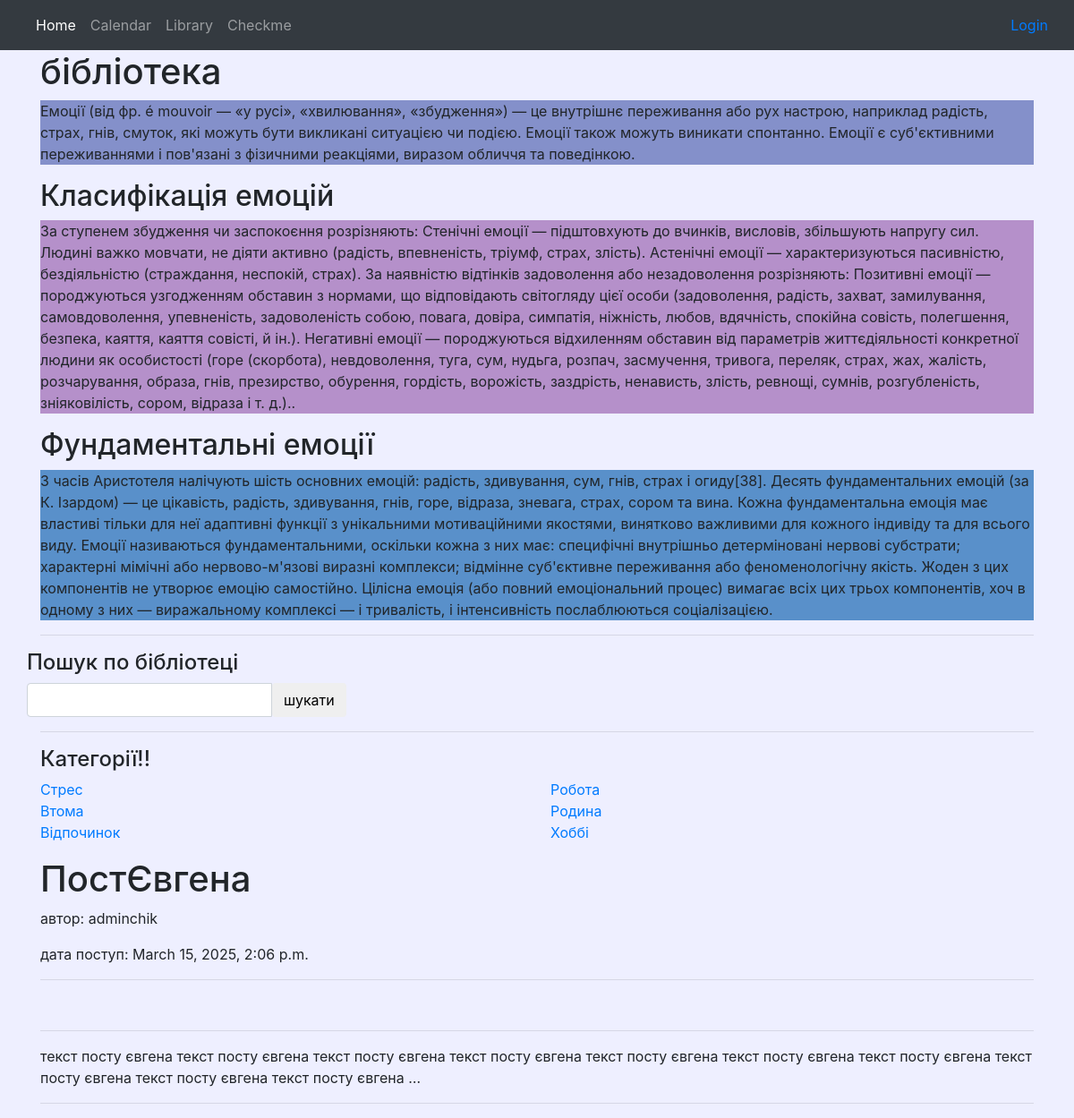
/post/1, run on the app's committed database.
### mainapp/models.py (models this page shows, shortened)
class Category(models.Model):
    name = models.CharField(max_length=30, verbose_name = "Назва")
    class Meta:
        verbose_name = "Категорія"
        verbose_name_plural = "Категорії"

class Post(models.Model):
    title = models.CharField(max_length=30, verbose_name = "Заголовок посту")
    content = models.TextField(verbose_name = "Опис посту")
    published_date = models.DateTimeField(auto_created=True, verbose_name = "Дата та час посту")
    category = models.ForeignKey(Category, on_delete=models.CASCADE, verbose_name = "Категорія")
    user = models.ForeignKey(User, on_delete=models.CASCADE, verbose_name = "Автор")
    poster = models.URLField(
        default="https://images.pexels.com/photos/147465/pexels-photo-147465.jpeg?auto=compress&cs=tinysrgb&w=600",
        verbose_name = "Постер")
    teg = models.ManyToManyField(Teg, blank=True, related_name='posts', verbose_name="Хештеги")
    class Meta:
        verbose_name = "ПостБложний"
        verbose_name_plural = "ПостиБложні"

### mainapp/views.py (the view)
# urls.py: path('post/<int:id>', views.post, name='post'),
def post(request, id=None):
    post = get_object_or_404(Post, pk=id)
    context={"post": post}
    context.update(get_categories())
    return  render(request, 'mainapp/post.html', context=context)

### mainapp/views.py (called while the page is built)
def get_categories():
    all = Category.objects.all()
    count = all.count()
    return {
        "cat1":all[:count//2],
        "cat2":all[count//2:]
    }

### templates/mainapp/post.html (shortened to what this page needs)
{% extends 'base.html' %}
{% block content %}
{% load static %}
<link href="{% static 'mainapp/for_lib.css'%}" rel="stylesheet">
<h1>бібліотека</h1>
<p style="background-color:rgb(132, 144, 202);">Емоції (від фр. é mouvoir — «у русі», «хвилювання», «збудження») — це внутрішнє переживання або рух настрою, наприклад радість, страх, гнів, смуток, які можуть бути викликані ситуацією чи подією. Емоції також можуть виникати спонтанно. Емоції є суб'єктивними переживаннями і пов'язані з фізичними реакціями, виразом обличчя та поведінкою.</p>
<h2>Класифікація емоцій</h2>
<p style="background-color:rgb(181, 144, 202);">За ступенем збудження чи заспокоєння розрізняють:
Стенічні емоції — підштовхують до вчинків, висловів, збільшують напругу сил. Людині важко мовчати, не діяти активно (радість, впевненість, тріумф, страх, злість).
Астенічні емоції — характеризуються пасивністю, бездіяльністю (страждання, неспокій, страх).
За наявністю відтінків задоволення або незадоволення розрізняють:
Позитивні емоції — породжуються узгодженням обставин з нормами, що відповідають світогляду цієї особи (задоволення, радість, захват, замилування, самовдоволення, упевненість, задоволеність собою, повага, довіра, симпатія, ніжність, любов, вдячність, спокійна совість, полегшення, безпека, каяття, каяття совісті, й ін.).
Негативні емоції — породжуються відхиленням обставин від параметрів життєдіяльності конкретної людини як особистості (горе (скорбота), невдоволення, туга, сум, нудьга, розпач, засмучення, тривога, переляк, страх, жах, жалість, розчарування, образа, гнів, презирство, обурення, гордість, ворожість, заздрість, ненависть, злість, ревнощі, сумнів, розгубленість, зніяковілість, сором, відраза і т. д.)..</p>
<h2>Фундаментальні емоції</h2>
<p style="background-color:rgb(89, 144, 202);">
З часів Аристотеля налічують шість основних емоцій: радість, здивування, сум, гнів, страх і огиду[38].
Десять фундаментальних емоцій (за К. Ізардом) — це цікавість, радість, здивування, гнів, горе, відраза, зневага, страх, сором та вина.
Кожна фундаментальна емоція має властиві тільки для неї адаптивні функції з унікальними мотиваційними якостями, винятково важливими для кожного індивіду та для всього виду.
Емоції називаються фундаментальними, оскільки кожна з них має:
специфічні внутрішньо детерміновані нервові субстрати;
характерні мімічні або нервово-м'язові виразні комплекси;
відмінне суб'єктивне переживання або феноменологічну якість.
Жоден з цих компонентів не утворює емоцію самостійно. Цілісна емоція (або повний емоціональний процес) вимагає всіх цих трьох компонентів, хоч в одному з них — виражальному комплексі — і тривалість, і інтенсивність послаблюються соціалізацією.</p>
<hr>
<div class="row">
    <div class="col-nd-4">
        <div class="well">
        <h4>Пошук по бібліотеці</h4>
            <form class="input-group" method="GET" action="{% url 'mainapp:search' %}">
                <input class="form-control" type="search" name="query">
                <span class="input-group-btn">
                                    <button class="btn btn-default" type="submit">
                                        <span class="glyphicon glyphicon-search">шукати</span>
                                    </button>
                </span>
            </form>
        </div>
    </div>
</div>
<hr>
<div>
    <h4>Категорії!!</h4>
    <div class="row">
        <div class="col-lg-6">
            <ul class="list-unstyled">
                {% for cat in cat1 %}
                <li>
                    <a href="{% url 'mainapp:category' name=cat.name %}">{{cat.name}}</a>
                {% endfor %}
                </li>
            </ul>
            </div>
            <div class="col-lg-6">
             <ul class="list-unstyled">
                {% for cat in cat2 %}
                <li>
                    <a href="{% url 'mainapp:category' name=cat.name %}">{{cat.name}}</a>
                {% endfor %}
                </li>
            </ul>
        </div>
    </div>
</div>
    <h1 class="page-header">
        <a >{{post.title}}  </a>
    </h1>
    <p><a>автор: {{ post.user }}</a>
    </p>
    <p>дата поступ: {{ post.published_date }}</p>
    <hr>
    <hr>
    <p> {{ post.content|truncatewords:30 }} </p>
    <hr>
{% endblock content %}

### static/mainapp/for_lib.css (style rules this page uses)
body { background-color: rgb(238, 239, 255); }

### data on the page
Category: name "Стрес"
Category: name "Втома"
Category: name "Відпочинок"
Category: name "Робота"
Category: name "Родина"
Category: name "Хоббі"
Post: title "ПостЄвгена", user "adminchik", published_date "March 15, 2025, 2:06 p.m.", content "текст посту євгена текст посту євгена текст посту євгена текст посту євгена текст посту євгена текст посту євгена текст посту євгена текст посту євгена текст посту євгена текст посту євгена …"
